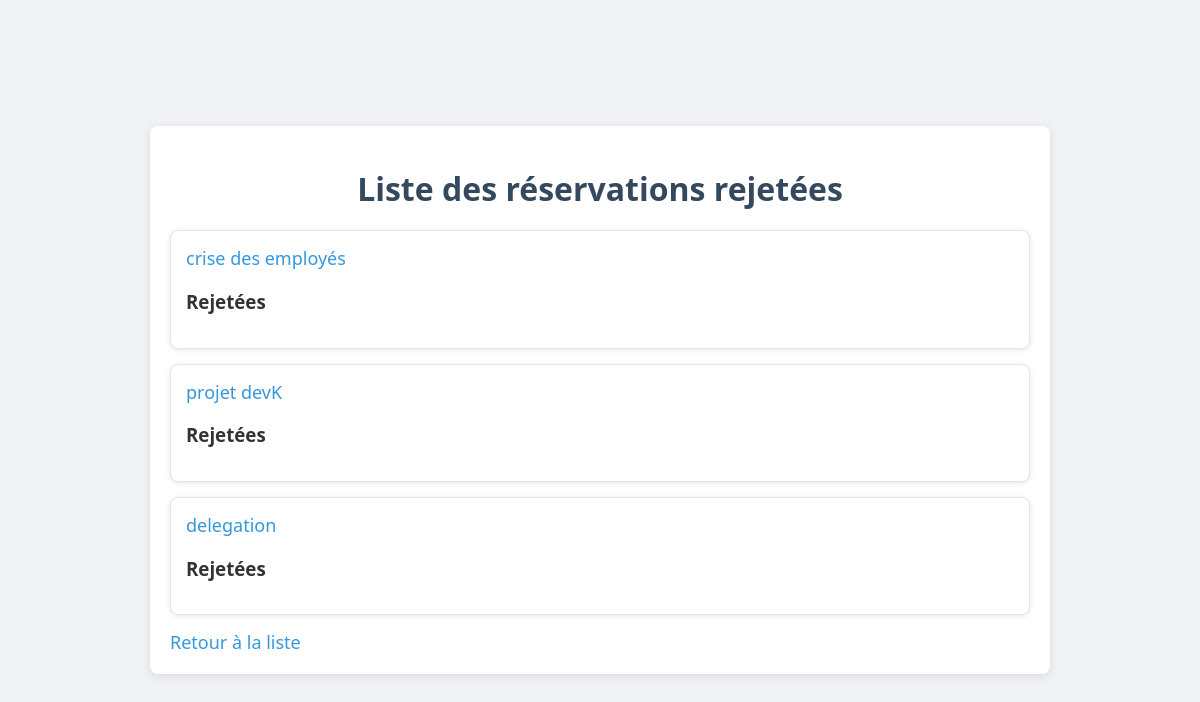
/arbre/list/rejected (signed in), run on the app's committed database.
### devA/models.py (models this page shows, shortened)
class Arbre(models.Model):
    nature_Reunion = models.CharField(max_length=100)
    titre = models.CharField(max_length=100)
    nom_Salle = models.CharField(max_length=100)
    date_Reunion = models.DateField()
    heure_Debut = models.TimeField()
    duree = models.DurationField()
    capacite_Salle = models.IntegerField(default=0)  # Changer en IntegerField
    nombre_participants = models.IntegerField(default=0)
    nom_Ville = models.CharField(max_length=100)  # Changer en CharField
    nom_Site = models.CharField(max_length=100)
    utilisateur = models.ForeignKey(User, on_delete=models.CASCADE, related_name='arbres')
    statut = models.BooleanField(default=False, null=True)
    valided = models.BooleanField(default=False, null=True)

### devA/views.py (the view)
# urls.py: path('arbre/list/rejected', views.arbre_list_admin_non_validated, name='arbre_list_rejected'),
@login_required
def arbre_list_admin_non_validated(request):
    arbres = Arbre.objects.filter(valided=False, statut=True)
    return render(request, 'devA/arbre_list_rejected.html', {'arbres': arbres})

### devA/templates/devA/arbre_list_rejected.html (shortened to what this page needs)
<!DOCTYPE html>
<html lang="fr">
<head>
    {% load static %}
</head>
<body>
    <div class="container">
        <h1>Liste des réservations rejetées</h1>
        <ul>
            {% for arbre in arbres %}
                <li><a href="{% url 'arbre_detail' arbre.pk %}">{{ arbre.titre }}</a>
                    <h3>Rejetées</h3>
                </li>
            {% endfor %}
        </ul>
        <a href="{% url 'arbre_list' %}">Retour à la liste</a>
    </div>
</body>
</html>

### devA/templates/devA/arbre_list_rejected.html (style rules this page uses)
body { font-family: 'Segoe UI', Tahoma, Geneva, Verdana, sans-serif; background-color: #f0f2f5; color: #333; margin: 0; padding: 0; display: flex; flex-direction: column; align-items: center; justify-content: center; min-height: 100vh; }
.container { width: 90%; max-width: 900px; background: #ffffff; border-radius: 8px; box-shadow: 0 2px 10px rgba(0, 0, 0, 0.1); padding: 20px; box-sizing: border-box; }
h1 { color: #34495e; font-size: 32px; margin-bottom: 20px; text-align: center; }
ul { list-style: none; padding: 0; margin: 0; }
li { background: #ffffff; border: 1px solid #e1e5eb; border-radius: 8px; margin-bottom: 15px; padding: 15px; box-shadow: 0 1px 5px rgba(0, 0, 0, 0.1); transition: box-shadow 0.3s, transform 0.3s; }
a { color: #3498db; text-decoration: none; font-size: 18px; font-weight: 500; transition: color 0.3s, text-decoration 0.3s; }

### data on the page
Arbre: titre "crise des employés"
Arbre: titre "projet devK"
Arbre: titre "delegation"
